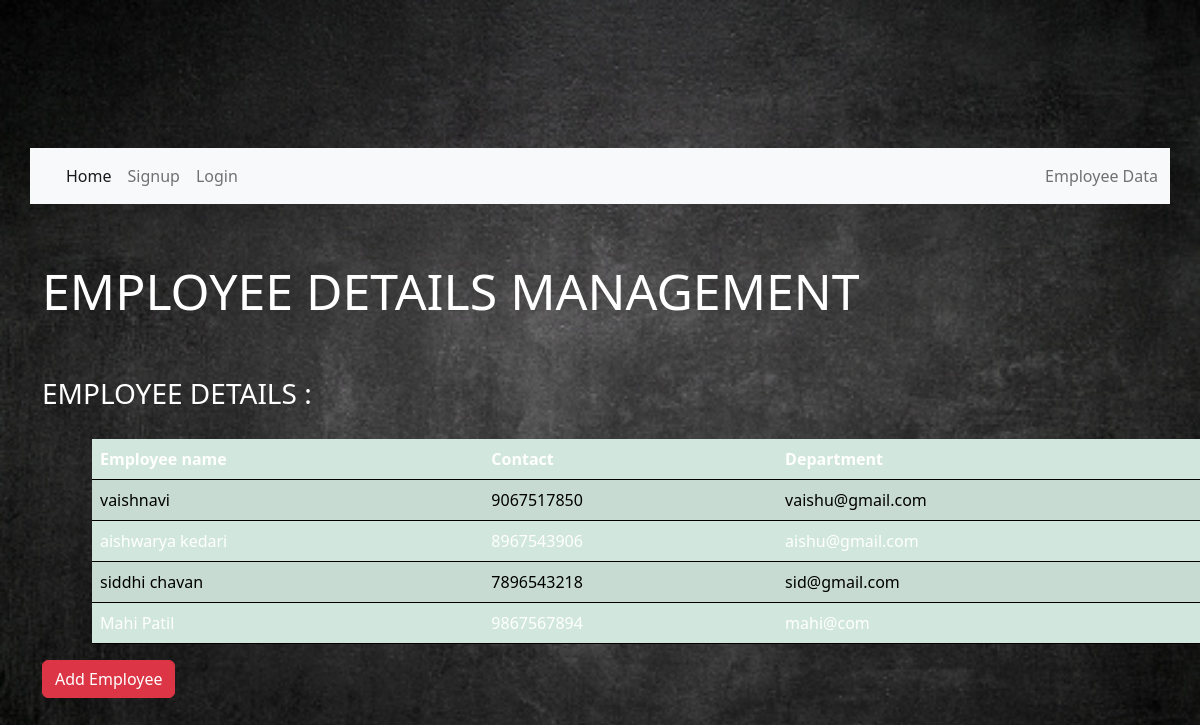
Screenshot of /empdetails/ with the database file from the repository.
### empapp1/models.py (models this page shows)
class empdetails(models.Model):
    empname=models.CharField(max_length=50)
    empcontact=models.BigIntegerField()
    deptemail=models.EmailField(max_length=50)

### empapp1/views.py (the view)
# urls.py: path('empdetails/',views.employeedetails,name="empdetails"),
def employeedetails(request):
    e1=empdetails.objects.all()
    content={}
    content['data']=e1
    return render(request,'empdetails.html',content)

### templates/empdetails.html
{% extends 'base.html' %}
{% load static %}
{% block content %}
<h3 class="mt-5">EMPLOYEE DETAILS : </h3>
<div class="col md 8">
    <table class="table table-success table-striped" >
        <thead>
        <tr>
            <th>Employee name </th>
            <th>Contact </th>
            <th>Department</th>
        </tr>
       </thead>
       {% for a in data %}
       <tr>
        <td>{{a.empname}}</td>
        <td>{{a.empcontact}}</td>
        <td>{{a.deptemail}}</td>
       </tr>
       {% endfor %}
    </table>
</div>
<div class="d-grid gap-3">
    <a href="{% url 'addemp' %}"><button class="btn btn-danger" type="button">Add Employee</button></a>
  </div>
{% endblock content %}

### templates/base.html
{% include 'header.html' %} {% block content %} {% endblock content %} {% include 'footer.html' %}

### templates/header.html (shortened to what this page needs)
{% load static %}
<!DOCTYPE html>
<html lang="en">
<head>
    <link rel="stylesheet" href="{% static 'css/bootstrap.min.css' %}">
    <link rel="stylesheet" href="{% static 'css/style.css' %}">
</head>
<body>
    <div class="container">
        <div class="row">
            <nav class="navbar navbar-expand-lg navbar-light bg-light mt-5 ">
                <div class="container-fluid ">
                  <div class="collapse navbar-collapse" id="navbarText">
                    <ul class="navbar-nav me-auto mb-2 mb-lg-0">
                      <li class="nav-item">
                        <a class="nav-link active" aria-current="page" href="/">Home</a>
                      </li>
                      {% if request.user.is_authenticated %}
                      <li class="nav-item ">
                        <a class="nav-link" href="{% url 'logout' %}">Logout</a>
                      </li>
                      {% else %}
                      <li class="nav-item ">
                        <a class="nav-link" href="{% url 'signup' %}">Signup</a>
                      </li>
                      <li class="nav-item ">
                        <a class="nav-link" href="{% url 'login' %}">Login</a>
                      </li>
                      {% endif %}
                    </ul>
                    <span class="navbar-text ">
                      Employee Data
                    </span>
                  </div>
                </div>
              </nav>
              <div class="container" style="margin-top:50px; font-size:50px;">
                EMPLOYEE DETAILS MANAGEMENT
              </div>

### templates/footer.html (shortened to what this page needs)
{% load static %}
        </div>
    </div>
</body>
</html>

### static/css/style.css (style rules this page uses)
.table { margin-left: 50px; margin-right: 50px; box-sizing: border-box; border-radius: 2px; border-style: none; border-color: black; padding:10px; color:white; margin-top: 20px; }
body { background: url('../images/background1.jpg') no-repeat; background-size: 100%; color: white; text-decoration-color: white; height: 1000px; padding: 100px 0 0 0; }

### rows the page displays
empdetails: empname "vaishnavi", empcontact "9067517850", deptemail "vaishu@gmail.com"
empdetails: empname "aishwarya kedari", empcontact "8967543906", deptemail "aishu@gmail.com"
empdetails: empname "siddhi chavan", empcontact "7896543218", deptemail "sid@gmail.com"
empdetails: empname "Mahi Patil", empcontact "9867567894", deptemail "mahi@com"
